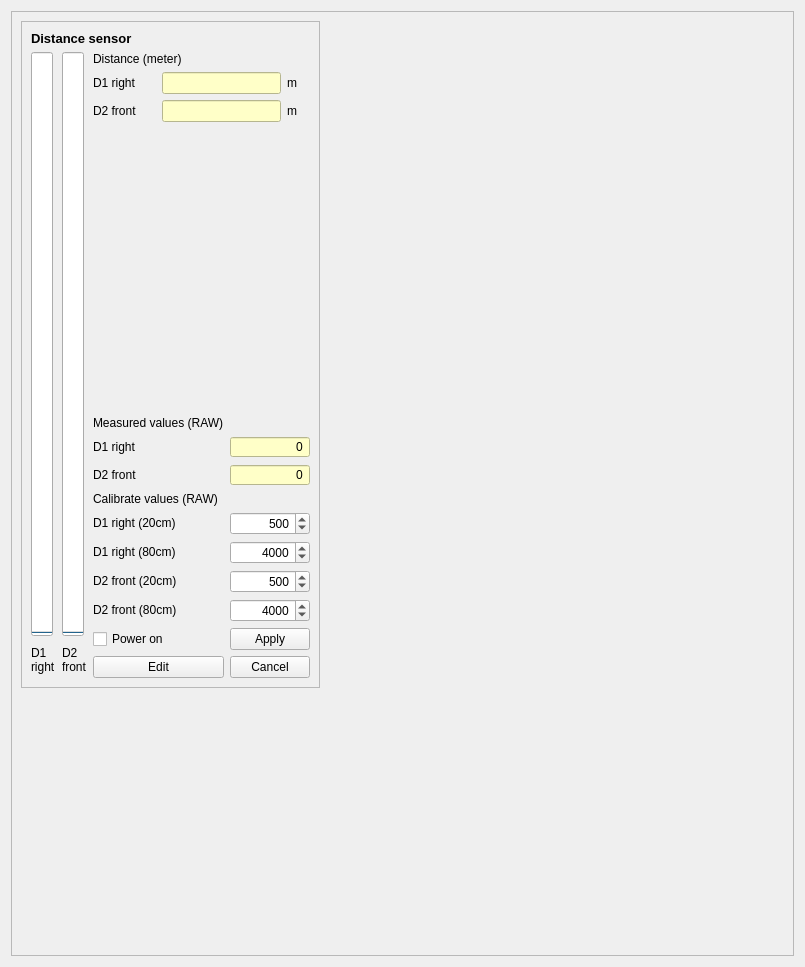
       <widget class="QWidget" name="tab_11">
        <attribute name="title">
         <string>IR Distance</string>
        </attribute>
        <layout class="QGridLayout" name="gridLayout_43">
         <item row="0" column="0">
          <widget class="QFrame" name="frame_36">
           <property name="frameShape">
            <enum>QFrame::StyledPanel</enum>
           </property>
           <property name="frameShadow">
            <enum>QFrame::Sunken</enum>
           </property>
           <layout class="QFormLayout" name="formLayout_2">
            <item row="0" column="0">
             <widget class="QFrame" name="frame_37">
              <property name="minimumSize">
               <size>
                <width>250</width>
                <height>0</height>
               </size>
              </property>
              <property name="frameShape">
               <enum>QFrame::StyledPanel</enum>
              </property>
              <property name="frameShadow">
               <enum>QFrame::Sunken</enum>
              </property>
              <layout class="QGridLayout" name="gridLayout_17">
               <item row="0" column="0" colspan="3">
                <widget class="QLabel" name="label_46">
                 <property name="font">
                  <font>
                   <pointsize>10</pointsize>
                   <weight>75</weight>
                   <bold>true</bold>
                  </font>
                 </property>
                 <property name="text">
                  <string>Distance sensor</string>
                 </property>
                </widget>
               </item>
               <item row="2" column="0" rowspan="13">
                <widget class="QProgressBar" name="ir_bar_1">
                 <property name="maximum">
                  <number>8196</number>
                 </property>
                 <property name="value">
                  <number>0</number>
                 </property>
                 <property name="orientation">
                  <enum>Qt::Vertical</enum>
                 </property>
                 <property name="textDirection">
                  <enum>QProgressBar::TopToBottom</enum>
                 </property>
                 <property name="format">
                  <string>%p%</string>
                 </property>
                </widget>
               </item>
               <item row="2" column="1" rowspan="13">
                <widget class="QProgressBar" name="ir_bar_2">
                 <property name="maximum">
                  <number>8196</number>
                 </property>
                 <property name="value">
                  <number>0</number>
                 </property>
                 <property name="orientation">
                  <enum>Qt::Vertical</enum>
                 </property>
                 <property name="textDirection">
                  <enum>QProgressBar::TopToBottom</enum>
                 </property>
                 <property name="format">
                  <string>%p%</string>
                 </property>
                </widget>
               </item>
               <item row="2" column="2" colspan="2">
                <widget class="QLabel" name="label_278">
                 <property name="text">
                  <string>Distance (meter)</string>
                 </property>
                </widget>
               </item>
               <item row="3" column="2">
                <widget class="QLabel" name="label_279">
                 <property name="maximumSize">
                  <size>
                   <width>16777215</width>
                   <height>20</height>
                  </size>
                 </property>
                 <property name="text">
                  <string>D1 right</string>
                 </property>
                </widget>
               </item>
               <item row="3" column="3" colspan="2">
                <widget class="QLineEdit" name="ir_d1_meters">
                 <property name="styleSheet">
                  <string notr="true">background-color: rgb(255, 255, 200);</string>
                 </property>
                 <property name="alignment">
                  <set>Qt::AlignCenter</set>
                 </property>
                </widget>
               </item>
               <item row="3" column="5">
                <widget class="QLabel" name="label_288">
                 <property name="sizePolicy">
                  <sizepolicy hsizetype="Preferred" vsizetype="Maximum">
                   <horstretch>0</horstretch>
                   <verstretch>0</verstretch>
                  </sizepolicy>
                 </property>
                 <property name="maximumSize">
                  <size>
                   <width>16777215</width>
                   <height>20</height>
                  </size>
                 </property>
                 <property name="text">
                  <string>m</string>
                 </property>
                </widget>
               </item>
               <item row="4" column="2">
                <widget class="QLabel" name="label_280">
                 <property name="sizePolicy">
                  <sizepolicy hsizetype="Preferred" vsizetype="Maximum">
                   <horstretch>0</horstretch>
                   <verstretch>0</verstretch>
                  </sizepolicy>
                 </property>
                 <property name="maximumSize">
                  <size>
                   <width>16777215</width>
                   <height>20</height>
                  </size>
                 </property>
                 <property name="text">
                  <string>D2 front</string>
                 </property>
                </widget>
               </item>
               <item row="4" column="3" colspan="2">
                <widget class="QLineEdit" name="ir_d2_meters">
                 <property name="styleSheet">
                  <string notr="true">background-color: rgb(255, 255, 200);</string>
                 </property>
                 <property name="alignment">
                  <set>Qt::AlignCenter</set>
                 </property>
                </widget>
               </item>
               <item row="4" column="5">
                <widget class="QLabel" name="label_287">
                 <property name="sizePolicy">
                  <sizepolicy hsizetype="Preferred" vsizetype="Maximum">
                   <horstretch>0</horstretch>
                   <verstretch>0</verstretch>
                  </sizepolicy>
                 </property>
                 <property name="maximumSize">
                  <size>
                   <width>16777215</width>
                   <height>20</height>
                  </size>
                 </property>
                 <property name="text">
                  <string>m</string>
                 </property>
                </widget>
               </item>
               <item row="5" column="2" colspan="4">
                <spacer name="verticalSpacer_2">
                 <property name="orientation">
                  <enum>Qt::Vertical</enum>
                 </property>
                 <property name="sizeHint" stdset="0">
                  <size>
                   <width>20</width>
                   <height>288</height>
                  </size>
                 </property>
                </spacer>
               </item>
               <item row="6" column="2" colspan="2">
                <widget class="QLabel" name="label_219">
                 <property name="text">
                  <string>Measured values (RAW)</string>
                 </property>
                </widget>
               </item>
               <item row="7" column="2">
                <widget class="QLabel" name="label_281">
                 <property name="maximumSize">
                  <size>
                   <width>16777215</width>
                   <height>20</height>
                  </size>
                 </property>
                 <property name="text">
                  <string>D1 right</string>
                 </property>
                </widget>
               </item>
               <item row="7" column="4" colspan="2">
                <widget class="QDoubleSpinBox" name="ir_d1_raw">
                 <property name="toolTip">
                  <string notr="true">&lt;html&gt;&lt;head/&gt;&lt;body&gt;&lt;p&gt;Raw measured value 2Y0A21F sensor from A/D converter&lt;/p&gt;&lt;/body&gt;&lt;/html&gt;</string>
                 </property>
                 <property name="styleSheet">
                  <string notr="true">background-color: rgb(255, 255, 200);</string>
                 </property>
                 <property name="locale">
                  <locale language="C" country="AnyCountry"/>
                 </property>
                 <property name="alignment">
                  <set>Qt::AlignRight|Qt::AlignTrailing|Qt::AlignVCenter</set>
                 </property>
                 <property name="readOnly">
                  <bool>true</bool>
                 </property>
                 <property name="buttonSymbols">
                  <enum>QAbstractSpinBox::NoButtons</enum>
                 </property>
                 <property name="specialValueText">
                  <string notr="true"/>
                 </property>
                 <property name="decimals">
                  <number>0</number>
                 </property>
                 <property name="minimum">
                  <double>0.000000000000000</double>
                 </property>
                 <property name="maximum">
                  <double>10000.000000000000000</double>
                 </property>
                </widget>
               </item>
               <item row="8" column="2">
                <widget class="QLabel" name="label_282">
                 <property name="maximumSize">
                  <size>
                   <width>16777215</width>
                   <height>20</height>
                  </size>
                 </property>
                 <property name="text">
                  <string>D2 front</string>
                 </property>
                </widget>
               </item>
               <item row="8" column="4" colspan="2">
                <widget class="QDoubleSpinBox" name="ir_d2_raw">
                 <property name="toolTip">
                  <string notr="true">&lt;html&gt;&lt;head/&gt;&lt;body&gt;&lt;p&gt;Raw measured value 2Y0A21F sensor from A/D converter&lt;/p&gt;&lt;/body&gt;&lt;/html&gt;</string>
                 </property>
                 <property name="styleSheet">
                  <string notr="true">background-color: rgb(255, 255, 200);</string>
                 </property>
                 <property name="locale">
                  <locale language="C" country="AnyCountry"/>
                 </property>
                 <property name="alignment">
                  <set>Qt::AlignRight|Qt::AlignTrailing|Qt::AlignVCenter</set>
                 </property>
                 <property name="readOnly">
                  <bool>true</bool>
                 </property>
                 <property name="buttonSymbols">
                  <enum>QAbstractSpinBox::NoButtons</enum>
                 </property>
                 <property name="specialValueText">
                  <string notr="true"/>
                 </property>
                 <property name="decimals">
                  <number>0</number>
                 </property>
                 <property name="minimum">
                  <double>0.000000000000000</double>
                 </property>
                 <property name="maximum">
                  <double>10000.000000000000000</double>
                 </property>
                </widget>
               </item>
               <item row="9" column="2" colspan="2">
                <widget class="QLabel" name="label_277">
                 <property name="text">
                  <string>Calibrate values (RAW)</string>
                 </property>
                </widget>
               </item>
               <item row="10" column="2" colspan="2">
                <widget class="QLabel" name="label_283">
                 <property name="maximumSize">
                  <size>
                   <width>16777215</width>
                   <height>20</height>
                  </size>
                 </property>
                 <property name="text">
                  <string>D1 right (20cm)</string>
                 </property>
                </widget>
               </item>
               <item row="10" column="4" colspan="2">
                <widget class="QDoubleSpinBox" name="ir_d1_20cm">
                 <property name="toolTip">
                  <string notr="true">&lt;html&gt;&lt;head/&gt;&lt;body&gt;&lt;p&gt;Raw measured value 2Y0A21F sensor from A/D converter&lt;/p&gt;&lt;/body&gt;&lt;/html&gt;</string>
                 </property>
                 <property name="locale">
                  <locale language="C" country="AnyCountry"/>
                 </property>
                 <property name="alignment">
                  <set>Qt::AlignRight|Qt::AlignTrailing|Qt::AlignVCenter</set>
                 </property>
                 <property name="readOnly">
                  <bool>false</bool>
                 </property>
                 <property name="buttonSymbols">
                  <enum>QAbstractSpinBox::UpDownArrows</enum>
                 </property>
                 <property name="specialValueText">
                  <string notr="true"/>
                 </property>
                 <property name="decimals">
                  <number>0</number>
                 </property>
                 <property name="minimum">
                  <double>0.000000000000000</double>
                 </property>
                 <property name="maximum">
                  <double>10000.000000000000000</double>
                 </property>
                 <property name="value">
                  <double>500.000000000000000</double>
                 </property>
                </widget>
               </item>
               <item row="11" column="2" colspan="2">
                <widget class="QLabel" name="label_284">
                 <property name="maximumSize">
                  <size>
                   <width>16777215</width>
                   <height>20</height>
                  </size>
                 </property>
                 <property name="text">
                  <string>D1 right (80cm)</string>
                 </property>
                </widget>
               </item>
               <item row="11" column="4" colspan="2">
                <widget class="QDoubleSpinBox" name="ir_d1_80cm">
                 <property name="toolTip">
                  <string notr="true">&lt;html&gt;&lt;head/&gt;&lt;body&gt;&lt;p&gt;Raw measured value 2Y0A21F sensor from A/D converter&lt;/p&gt;&lt;/body&gt;&lt;/html&gt;</string>
                 </property>
                 <property name="locale">
                  <locale language="C" country="AnyCountry"/>
                 </property>
                 <property name="alignment">
                  <set>Qt::AlignRight|Qt::AlignTrailing|Qt::AlignVCenter</set>
                 </property>
                 <property name="readOnly">
                  <bool>false</bool>
                 </property>
                 <property name="buttonSymbols">
                  <enum>QAbstractSpinBox::UpDownArrows</enum>
                 </property>
                 <property name="specialValueText">
                  <string notr="true"/>
                 </property>
                 <property name="decimals">
                  <number>0</number>
                 </property>
                 <property name="minimum">
                  <double>0.000000000000000</double>
                 </property>
                 <property name="maximum">
                  <double>10000.000000000000000</double>
                 </property>
                 <property name="value">
                  <double>4000.000000000000000</double>
                 </property>
                </widget>
               </item>
               <item row="12" column="2" colspan="2">
                <widget class="QLabel" name="label_286">
                 <property name="maximumSize">
                  <size>
                   <width>16777215</width>
                   <height>20</height>
                  </size>
                 </property>
                 <property name="text">
                  <string>D2 front (20cm)</string>
                 </property>
                </widget>
               </item>
               <item row="12" column="4" colspan="2">
                <widget class="QDoubleSpinBox" name="ir_d2_20cm">
                 <property name="toolTip">
                  <string notr="true">&lt;html&gt;&lt;head/&gt;&lt;body&gt;&lt;p&gt;Raw measured value 2Y0A21F sensor from A/D converter&lt;/p&gt;&lt;/body&gt;&lt;/html&gt;</string>
                 </property>
                 <property name="locale">
                  <locale language="C" country="AnyCountry"/>
                 </property>
                 <property name="alignment">
                  <set>Qt::AlignRight|Qt::AlignTrailing|Qt::AlignVCenter</set>
                 </property>
                 <property name="readOnly">
                  <bool>false</bool>
                 </property>
                 <property name="buttonSymbols">
                  <enum>QAbstractSpinBox::UpDownArrows</enum>
                 </property>
                 <property name="specialValueText">
                  <string notr="true"/>
                 </property>
                 <property name="decimals">
                  <number>0</number>
                 </property>
                 <property name="minimum">
                  <double>0.000000000000000</double>
                 </property>
                 <property name="maximum">
                  <double>10000.000000000000000</double>
                 </property>
                 <property name="value">
                  <double>500.000000000000000</double>
                 </property>
                </widget>
               </item>
               <item row="13" column="2" colspan="2">
                <widget class="QLabel" name="label_285">
                 <property name="maximumSize">
                  <size>
                   <width>16777215</width>
                   <height>20</height>
                  </size>
                 </property>
                 <property name="text">
                  <string>D2 front (80cm)</string>
                 </property>
                </widget>
               </item>
               <item row="13" column="4" colspan="2">
                <widget class="QDoubleSpinBox" name="ir_d2_80cm">
                 <property name="toolTip">
                  <string notr="true">&lt;html&gt;&lt;head/&gt;&lt;body&gt;&lt;p&gt;Raw measured value 2Y0A21F sensor from A/D converter&lt;/p&gt;&lt;/body&gt;&lt;/html&gt;</string>
                 </property>
                 <property name="locale">
                  <locale language="C" country="AnyCountry"/>
                 </property>
                 <property name="alignment">
                  <set>Qt::AlignRight|Qt::AlignTrailing|Qt::AlignVCenter</set>
                 </property>
                 <property name="readOnly">
                  <bool>false</bool>
                 </property>
                 <property name="buttonSymbols">
                  <enum>QAbstractSpinBox::UpDownArrows</enum>
                 </property>
                 <property name="specialValueText">
                  <string notr="true"/>
                 </property>
                 <property name="decimals">
                  <number>0</number>
                 </property>
                 <property name="minimum">
                  <double>0.000000000000000</double>
                 </property>
                 <property name="maximum">
                  <double>10000.000000000000000</double>
                 </property>
                 <property name="value">
                  <double>4000.000000000000000</double>
                 </property>
                </widget>
               </item>
               <item row="14" column="4" rowspan="2" colspan="2">
                <widget class="QPushButton" name="ir_apply">
                 <property name="text">
                  <string>Apply</string>
                 </property>
                </widget>
               </item>
               <item row="15" column="0" rowspan="2">
                <widget class="QLabel" name="label_220">
                 <property name="maximumSize">
                  <size>
                   <width>16777215</width>
                   <height>45</height>
                  </size>
                 </property>
                 <property name="layoutDirection">
                  <enum>Qt::LeftToRight</enum>
                 </property>
                 <property name="text">
                  <string>D1
right</string>
                 </property>
                 <property name="textFormat">
                  <enum>Qt::PlainText</enum>
                 </property>
                </widget>
               </item>
               <item row="15" column="1" rowspan="2">
                <widget class="QLabel" name="label_221">
                 <property name="sizePolicy">
                  <sizepolicy hsizetype="Preferred" vsizetype="Maximum">
                   <horstretch>0</horstretch>
                   <verstretch>0</verstretch>
                  </sizepolicy>
                 </property>
                 <property name="maximumSize">
                  <size>
                   <width>16777215</width>
                   <height>45</height>
                  </size>
                 </property>
                 <property name="text">
                  <string>D2
front</string>
                 </property>
                </widget>
               </item>
               <item row="16" column="4" colspan="2">
                <widget class="QPushButton" name="ir_cancel">
                 <property name="text">
                  <string>Cancel</string>
                 </property>
                </widget>
               </item>
               <item row="16" column="2" colspan="2">
                <widget class="QPushButton" name="ir_edit">
                 <property name="text">
                  <string>Edit</string>
                 </property>
                </widget>
               </item>
               <item row="14" column="2" rowspan="2" colspan="2">
                <widget class="QCheckBox" name="checkBox_ir_use">
                 <property name="text">
                  <string>Power on</string>
                 </property>
                </widget>
               </item>
              </layout>
             </widget>
            </item>
            <item row="0" column="1">
             <spacer name="horizontalSpacer_4">
              <property name="orientation">
               <enum>Qt::Horizontal</enum>
              </property>
              <property name="sizeHint" stdset="0">
               <size>
                <width>458</width>
                <height>20</height>
               </size>
              </property>
             </spacer>
            </item>
            <item row="1" column="0">
             <spacer name="verticalSpacer_5">
              <property name="orientation">
               <enum>Qt::Vertical</enum>
              </property>
              <property name="sizeHint" stdset="0">
               <size>
                <width>20</width>
                <height>252</height>
               </size>
              </property>
             </spacer>
            </item>
           </layout>
          </widget>
         </item>
        </layout>
       </widget>
